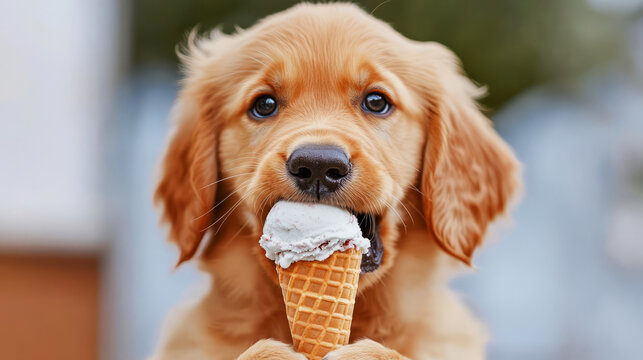
#> input picture DAY10/dog.jpg, 643 x 360 px
$ python task6.py
#> lines starting #> are read from the running program, lines starting #| are printed output that depends on the picture
import cv2
import numpy as np
import matplotlib.pyplot as plt

img=cv2.imread("dog.jpg")
#> img is the input picture: shape (360, 643, 3); mean B, G, R 129.1, 144, 165.1
if img is None:
    print("No image...")
else:
    rows, columns, channel=img.shape
#> rows = 360; columns = 643; channel = 3
    grayImg=np.zeros((rows, columns), dtype=np.uint8)
    for i in range(rows):
        for j in range(columns):
            blue=img[i][j][0]
            green=img[i][j][1]
            red=img[i][j][2]
            grayVal=int(0.114*blue+0.587*green+0.299*red)
            if grayVal>255:
                grayVal=255
            elif grayVal<0:
                grayVal=0
            grayImg[i][j]=grayVal
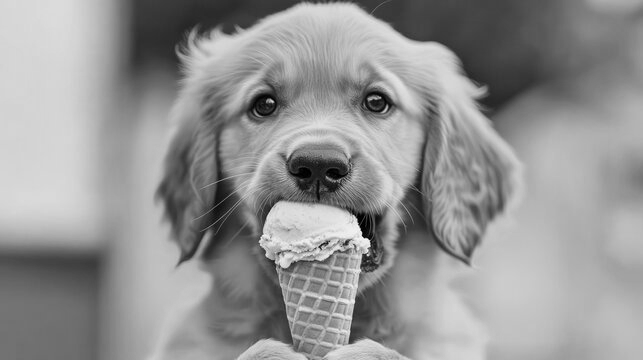
#> grayImg: shape (360, 643); min 0, max 248, mean 148.1

    kernelGauss=[[1, 2, 1],
                 [2, 4, 2],
                 [1, 2, 1]]

    gaussImg=np.zeros((rows, columns), dtype=np.float32)
    for i in range(1, rows-1):
        for j in range(1, columns-1):
            value=0
            for m in range(-1, 2):
                for n in range(-1, 2):
                    pixel=int(grayImg[i+m][j+n])
                    value+=pixel*kernelGauss[m+1][n+1]
            gaussImg[i][j]=value/16

    kernelX=[[-1, 0, 1],
             [-2, 0, 2],
             [-1, 0, 1]]

    kernelY=[[-1, -2, -1],
             [0, 0, 0],
             [1, 2, 1]]

    gradientX=np.zeros((rows, columns), dtype=np.float32)
    gradientY=np.zeros((rows, columns), dtype=np.float32)
    for i in range(1, rows-1):
        for j in range(1, columns-1):
            gx=0
            gy=0
            for m in range(-1, 2):
                for n in range(-1, 2):
                    pixel=gaussImg[i+m][j+n]
                    gx+=pixel*kernelX[m+1][n+1]
                    gy+=pixel*kernelY[m+1][n+1]
            gradientX[i][j]=gx
            gradientY[i][j]=gy
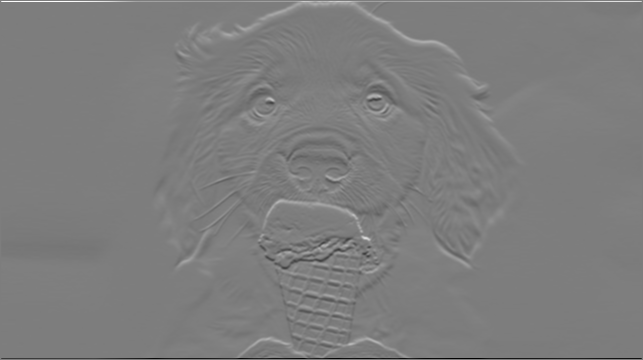
#> gradientY: shape (360, 643) float32; min -850.2, max 876, mean 0.7; drawn with min black and max white

    magGradient=np.zeros((rows, columns), dtype=np.float32)
    for i in range(rows):
        for j in range(columns):
            gx=gradientX[i][j]
            gy=gradientY[i][j]
            magnitude=np.sqrt((gx*gx)+(gy*gy))
            magGradient[i][j]=magnitude

    directionGrad=np.zeros((rows, columns), dtype=np.float32)
    for i in range(rows):
        for j in range(columns):
            gx=gradientX[i][j]
            gy=gradientY[i][j]
            angle=np.degrees(np.arctan2(gy, gx))
            if angle<0:
                angle+=180
            directionGrad[i][j]=angle
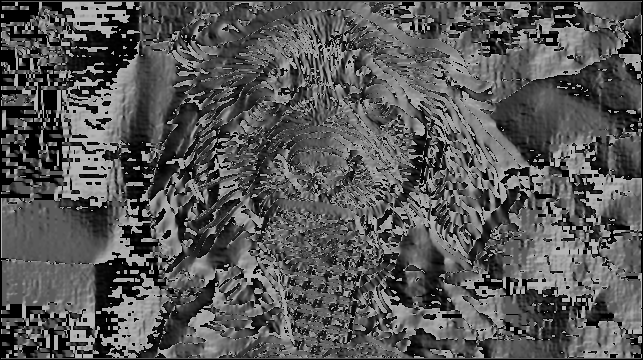
#> directionGrad: shape (360, 643) float32; min 0, max 180, mean 86.9

#keeping only strongest edge pixel in gradient direction
#and remove all other neighboring pixels which makes edges thin
    nmsImg=np.zeros((rows, columns), dtype=np.float32)
    for i in range(1, rows-1):
        for j in range(1, columns-1):
            angle=directionGrad[i][j]
            q=0
            r=0
            #comparing left and right neighbors for horizontal edges
            if (0<=angle<22.5) or (157.5<=angle<=180):
                q=magGradient[i][j+1]
                r=magGradient[i][j-1]

            #comparing diagonal neighbors for 45 degree edges
            elif 22.5<=angle<67.5:
                q=magGradient[i+1][j-1]
                r=magGradient[i-1][j+1]

            #comparing top and bottom neighbors for vertical edges
            elif 67.5<=angle<112.5:
                q=magGradient[i+1][j]
                r=magGradient[i-1][j]

            #comparing other diagonal for 135 degree edges
            elif 112.5<=angle<157.5:
                q=magGradient[i-1][j-1]
                r=magGradient[i+1][j+1]

            #keeping only strongest pixel and supress
            #all weaker pixels
            if (magGradient[i][j]>=q) and (magGradient[i][j]>=r):
                nmsImg[i][j]=magGradient[i][j]

            else:
                nmsImg[i][j]=0
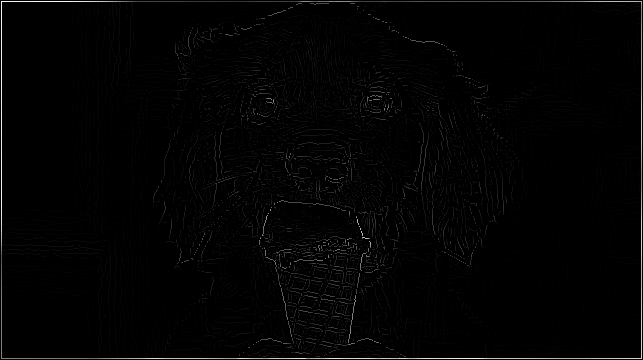
#> nmsImg: shape (360, 643) float32; min 0, max 907.9, mean 12.2; drawn with min black and max white

#classifying pixels into strong edges, weak edges and non edge pixels
    highThr=60
    lowThre=30
    strongPix=255
    weakPix=100
    thresholdImg=np.zeros((rows, columns), dtype=np.uint8)
    for i in range(rows):
        for j in range(columns):
            pixel=nmsImg[i][j]

            #strong edge
            if pixel>=highThr:
                thresholdImg[i][j]=strongPix
            #weak edge
            elif pixel>=lowThre:
                thresholdImg[i][j]=weakPix
            #not an edge
            else:
                thresholdImg[i][j]=0
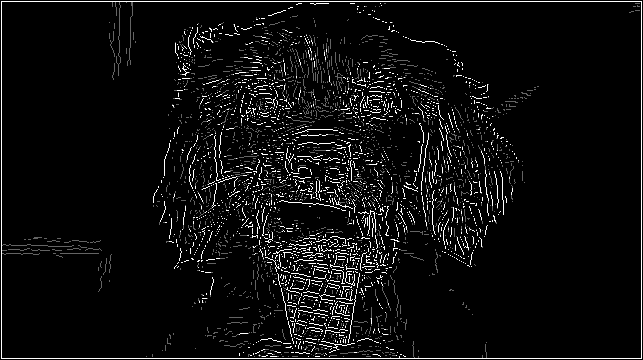
#> thresholdImg: shape (360, 643); min 0, max 255, mean 13.6

#checking every weak edge pixel if it is connect to strong
#edge keep it otherwise remove it
    cannyImg=thresholdImg.copy()
    for i in range(1, rows-1):
        for j in range(1, columns-1):
            if cannyImg[i][j]==weakPix:
                connect=False
                #checking all 8 neighboring pixels
                for m in range(-1, 2):
                    for n in range(-1, 2):
                        if cannyImg[i+m][j+n]==strongPix:
                            connect=True

                #keep connected weak edges
                if connect:
                    cannyImg[i][j]=strongPix

                #removing alone weak edges
                else:
                    cannyImg[i][j]=0
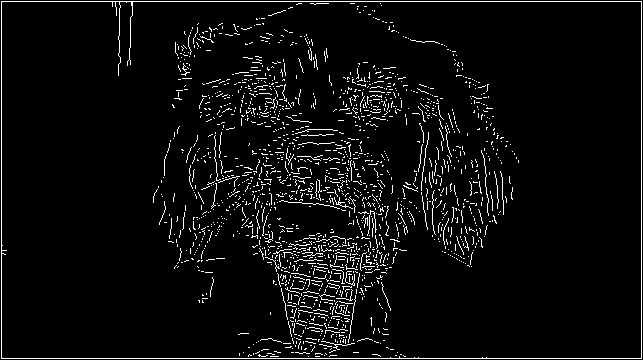
#> cannyImg: shape (360, 643); 4.8% white in thin lines or dots

    plt.figure(figsize=(18, 10))
    plt.subplot(2, 3, 1)
    plt.imshow(grayImg, cmap="gray")
    plt.title("Grayscale Image")
    plt.axis("off")

    plt.subplot(2, 3, 2)
    plt.imshow(gaussImg.astype(np.uint8), cmap="gray")
    plt.title("Gaussian Smoothing")
    plt.axis("off")

    plt.subplot(2, 3, 3)
    plt.imshow(magGradient, cmap="gray")
    plt.title("Gradient Magnitude")
    plt.axis("off")

    plt.subplot(2, 3, 4)
    plt.imshow(nmsImg, cmap="gray")
    plt.title("Non Maximum Suppression")
    plt.axis("off")

    plt.subplot(2, 3, 5)
    plt.imshow(thresholdImg, cmap="gray")
    plt.title("Double Thresholding")
    plt.axis("off")

    plt.subplot(2, 3, 6)
    plt.imshow(cannyImg, cmap="gray")
    plt.title("Canny Edge Tracking")
    plt.axis("off")
    plt.tight_layout()
    plt.show()
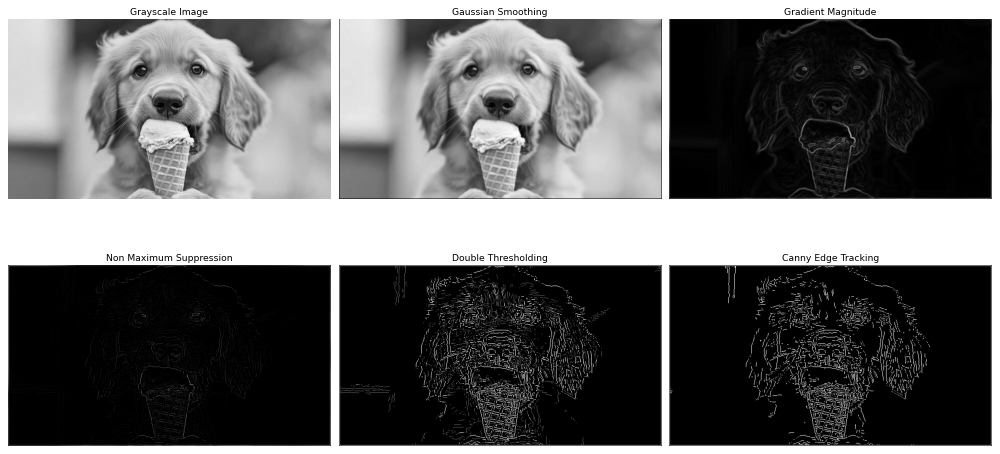
#> figure drawn by matplotlib, 6 panels
